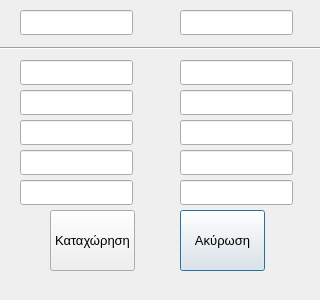
<?xml version="1.0" encoding="UTF-8"?>
<ui version="4.0">
 <class>rewrap_sc</class>
 <widget class="QDialog" name="rewrap_sc">
  <property name="geometry">
   <rect>
    <x>0</x>
    <y>0</y>
    <width>320</width>
    <height>300</height>
   </rect>
  </property>
  <property name="windowTitle">
   <string>Ανατύλιξη</string>
  </property>
  <widget class="QLineEdit" name="lineNew1">
   <property name="geometry">
    <rect>
     <x>180</x>
     <y>60</y>
     <width>113</width>
     <height>25</height>
    </rect>
   </property>
   <property name="font">
    <font>
     <pointsize>8</pointsize>
    </font>
   </property>
  </widget>
  <widget class="QLineEdit" name="lineNew4">
   <property name="geometry">
    <rect>
     <x>180</x>
     <y>150</y>
     <width>113</width>
     <height>25</height>
    </rect>
   </property>
   <property name="font">
    <font>
     <pointsize>8</pointsize>
    </font>
   </property>
  </widget>
  <widget class="QPushButton" name="pushCancel">
   <property name="geometry">
    <rect>
     <x>180</x>
     <y>210</y>
     <width>85</width>
     <height>61</height>
    </rect>
   </property>
   <property name="font">
    <font>
     <pointsize>10</pointsize>
    </font>
   </property>
   <property name="text">
    <string>Ακύρωση</string>
   </property>
  </widget>
  <widget class="QPushButton" name="pushInsert">
   <property name="geometry">
    <rect>
     <x>50</x>
     <y>210</y>
     <width>85</width>
     <height>61</height>
    </rect>
   </property>
   <property name="font">
    <font>
     <pointsize>10</pointsize>
    </font>
   </property>
   <property name="text">
    <string>Καταχώρηση</string>
   </property>
  </widget>
  <widget class="QLineEdit" name="lineNew3">
   <property name="geometry">
    <rect>
     <x>180</x>
     <y>120</y>
     <width>113</width>
     <height>25</height>
    </rect>
   </property>
   <property name="font">
    <font>
     <pointsize>8</pointsize>
    </font>
   </property>
  </widget>
  <widget class="QLineEdit" name="lineOld">
   <property name="geometry">
    <rect>
     <x>180</x>
     <y>10</y>
     <width>113</width>
     <height>25</height>
    </rect>
   </property>
   <property name="font">
    <font>
     <pointsize>8</pointsize>
    </font>
   </property>
  </widget>
  <widget class="QLineEdit" name="lineNew2">
   <property name="geometry">
    <rect>
     <x>180</x>
     <y>90</y>
     <width>113</width>
     <height>25</height>
    </rect>
   </property>
   <property name="font">
    <font>
     <pointsize>8</pointsize>
    </font>
   </property>
  </widget>
  <widget class="QLineEdit" name="lineNew5">
   <property name="geometry">
    <rect>
     <x>180</x>
     <y>180</y>
     <width>113</width>
     <height>25</height>
    </rect>
   </property>
   <property name="font">
    <font>
     <pointsize>8</pointsize>
    </font>
   </property>
  </widget>
  <widget class="Line" name="line">
   <property name="geometry">
    <rect>
     <x>0</x>
     <y>40</y>
     <width>321</width>
     <height>16</height>
    </rect>
   </property>
   <property name="orientation">
    <enum>Qt::Horizontal</enum>
   </property>
  </widget>
  <widget class="QLineEdit" name="lineOldA">
   <property name="geometry">
    <rect>
     <x>20</x>
     <y>10</y>
     <width>113</width>
     <height>25</height>
    </rect>
   </property>
   <property name="font">
    <font>
     <pointsize>8</pointsize>
    </font>
   </property>
  </widget>
  <widget class="QLineEdit" name="lineNew1A">
   <property name="geometry">
    <rect>
     <x>20</x>
     <y>60</y>
     <width>113</width>
     <height>25</height>
    </rect>
   </property>
   <property name="font">
    <font>
     <pointsize>8</pointsize>
    </font>
   </property>
  </widget>
  <widget class="QLineEdit" name="lineNew2A">
   <property name="geometry">
    <rect>
     <x>20</x>
     <y>90</y>
     <width>113</width>
     <height>25</height>
    </rect>
   </property>
   <property name="font">
    <font>
     <pointsize>8</pointsize>
    </font>
   </property>
  </widget>
  <widget class="QLineEdit" name="lineNew3A">
   <property name="geometry">
    <rect>
     <x>20</x>
     <y>120</y>
     <width>113</width>
     <height>25</height>
    </rect>
   </property>
   <property name="font">
    <font>
     <pointsize>8</pointsize>
    </font>
   </property>
  </widget>
  <widget class="QLineEdit" name="lineNew4A">
   <property name="geometry">
    <rect>
     <x>20</x>
     <y>150</y>
     <width>113</width>
     <height>25</height>
    </rect>
   </property>
   <property name="font">
    <font>
     <pointsize>8</pointsize>
    </font>
   </property>
  </widget>
  <widget class="QLineEdit" name="lineNew5A">
   <property name="geometry">
    <rect>
     <x>20</x>
     <y>180</y>
     <width>113</width>
     <height>25</height>
    </rect>
   </property>
   <property name="font">
    <font>
     <pointsize>8</pointsize>
    </font>
   </property>
  </widget>
 </widget>
 <resources/>
 <connections/>
</ui>
